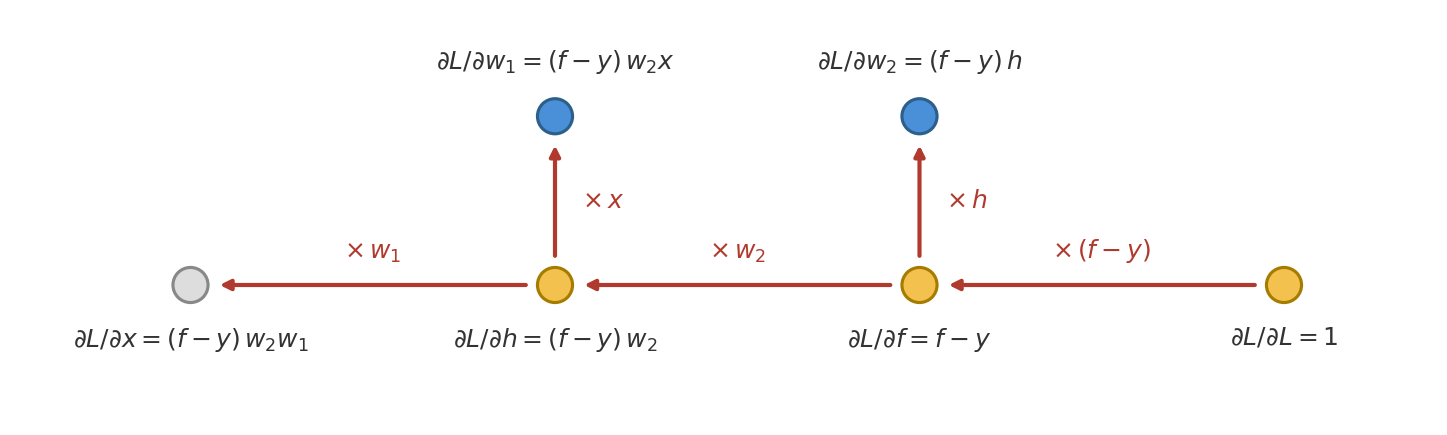

Write Python code to recreate this figure.
import matplotlib.pyplot as plt

# one inch per data unit, matching computational-graph.png
XLIM, YLIM = (-1.3, 9.2), (-1.0, 2.0)
fig, ax = plt.subplots(figsize=(XLIM[1] - XLIM[0], YLIM[1] - YLIM[0]))

node_radius = 0.13

# --- palette: same node roles as diagonal-network-forward.py ------------------
PARAM_FILL, PARAM_RIM = '#4A90D9', '#2C5F8A'   # parameters
DATA_FILL, DATA_RIM = '#DDDDDD', '#888888'     # data
COMP_FILL, COMP_RIM = '#F2C14E', '#A67C00'     # computed values
BWD_COLOR = '#B03A2E'                          # the backward pass itself
LABEL_COLOR = '#333333'

# same node positions as the forward figure; the target y is not needed here
COL = {'x': 0.0, 'h': 2.7, 'f': 5.4, 'L': 8.1}
Y_SPINE, Y_SRC = 0.0, 1.25
LABEL_OFFSET = 0.3


def node(x, y, fill, rim):
    ax.add_patch(plt.Circle((x, y), node_radius, color=fill, ec=rim,
                            linewidth=1.5, zorder=4))


def arrow(start, end):
    ax.annotate('', xy=end, xytext=start,
                arrowprops=dict(arrowstyle='-|>', color=BWD_COLOR, lw=2.0,
                                shrinkA=14, shrinkB=14), zorder=2)


def label(x, y, s, va, color=LABEL_COLOR, size=12, ha='center'):
    ax.text(x, y, s, ha=ha, va=va, fontsize=size, color=color, zorder=5)


# every forward edge reversed, labeled by the local derivative it multiplies by
for a, b, s in [('L', 'f', r'$\times\,(f - y)$'),
                ('f', 'h', r'$\times\, w_2$'),
                ('h', 'x', r'$\times\, w_1$')]:
    arrow((COL[a], Y_SPINE), (COL[b], Y_SPINE))
    label((COL[a] + COL[b]) / 2, Y_SPINE + 0.15, s, 'bottom', BWD_COLOR)
for key, s in [('h', r'$\times\, x$'), ('f', r'$\times\, h$')]:
    arrow((COL[key], Y_SPINE), (COL[key], Y_SRC))
    label(COL[key] + 0.2, (Y_SPINE + Y_SRC) / 2, s, 'center', BWD_COLOR, ha='left')

# nodes keep their forward-pass colors; labels give each node's sensitivity
for key, fill, rim, s in [
        ('x', DATA_FILL, DATA_RIM, r'$\partial L/\partial x = (f-y)\,w_2 w_1$'),
        ('h', COMP_FILL, COMP_RIM, r'$\partial L/\partial h = (f-y)\,w_2$'),
        ('f', COMP_FILL, COMP_RIM, r'$\partial L/\partial f = f - y$'),
        ('L', COMP_FILL, COMP_RIM, r'$\partial L/\partial L = 1$')]:
    node(COL[key], Y_SPINE, fill, rim)
    label(COL[key], Y_SPINE - LABEL_OFFSET, s, 'top')
for key, s in [('h', r'$\partial L/\partial w_1 = (f-y)\,w_2 x$'),
               ('f', r'$\partial L/\partial w_2 = (f-y)\,h$')]:
    node(COL[key], Y_SRC, PARAM_FILL, PARAM_RIM)
    label(COL[key], Y_SRC + LABEL_OFFSET, s, 'bottom')

ax.set_xlim(*XLIM)
ax.set_ylim(*YLIM)
ax.set_aspect('equal')
ax.axis('off')

plt.tight_layout()
plt.savefig('assets/backpropagation-chain-rule/diagonal-network-backward.png',
            dpi=150, bbox_inches='tight', facecolor='white')
